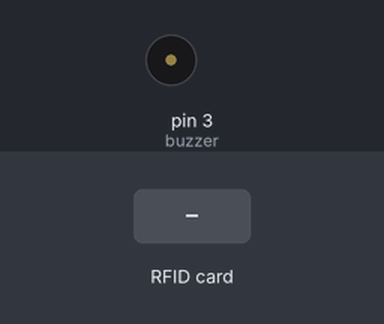
The sketch below on a simulated Arduino Uno, built with avr-gcc and run on an emulated ATmega328P. Parts: buzzer (waves = sounding). The inputs (shaded band) are chosen by the test bench. What the sketch prints to the serial monitor is not drawn.

Above: at 1.2 s.
1.3 s: RFID card 5E 7A 19 C4 held to the reader
At 1.7 s:
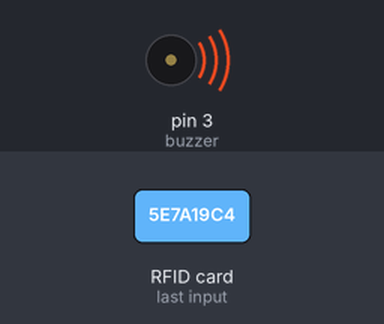
Timing chart, 0 to 4.3 s (numbered marks = the images above; inputs shaded):
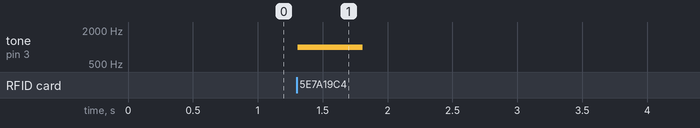

Measured:
- after the input at 1.3 s, tone on pin 3 (buzzer): silent → 1000 Hz at once, → silent 0.50 s later

The sketch:

InterID.ino
```cpp
#include <SPI.h>
#include <MFRC522.h>

#define RST_PIN         9          // Configurable, see typical pin layout above
#define SS_1_PIN        10         // Configurable, take a unused pin, only HIGH/LOW required, must be diffrent to SS 2
#define SS_2_PIN        8          // Configurable, take a unused pin, only HIGH/LOW required, must be diffrent to SS 1

#define NR_OF_READERS   2

byte ssPins[] = {SS_1_PIN, SS_2_PIN};

MFRC522 mfrc522[NR_OF_READERS];   // Create MFRC522 instance.

const int buzzer = 3;

/**
 * Initialize.
 */
void setup() {

  Serial.begin(9600); // Initialize serial communications with the PC
  while (!Serial);    // Do nothing if no serial port is opened (added for Arduinos based on ATMEGA32U4)

  SPI.begin();        // Init SPI bus

  pinMode(buzzer, OUTPUT);

}

/**
 * Main loop.
 */
void loop() {
  for (uint8_t reader = 0; reader < NR_OF_READERS; reader++) {
    // Look for new cards

    if (mfrc522[reader].PICC_IsNewCardPresent() && mfrc522[reader].PICC_ReadCardSerial()) {
      tone(buzzer, 1000);
      delay(500);
      noTone(buzzer);
      dump_byte_array(mfrc522[reader].uid.uidByte, mfrc522[reader].uid.size);
      Serial.println();

      // Halt PICC
      mfrc522[reader].PICC_HaltA();
      // Stop encryption on PCD
      mfrc522[reader].PCD_StopCrypto1();
    } //if (mfrc522[reader].PICC_IsNewC
  } //for(uint8_t reader
}

/**
 * Helper routine to dump a byte array as hex values to Serial.
 */
void dump_byte_array(byte *buffer, byte bufferSize) {
  for (byte i = 0; i < bufferSize; i++) {
    Serial.print(buffer[i] < 0x10 ? " 0" : " ");
    Serial.print(buffer[i], HEX);
  }
}
```
